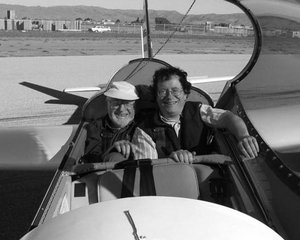
//> input picture OpencvTutorial/Imgprocessing/TemplateMatching/Template_Matching_Original_Image.jpg, 300 x 240 px
$ ./gausian_median ../TemplateMatching/Template_Matching_Original_Image.jpg   (built with g++ and OpenCV 4)
//> lines starting //> are read from the running program, lines starting //| are printed output that depends on the picture

/*
	In this tutorial you will learn how to apply diverse linear filters to smooth images using OpenCV functions such as:
		cv::blur
		cv::GaussianBlur
		cv::mediaBlur
		cv::bilateralFilter
	Theory
		- Smoothing = blurring &
		- Perform, we apply filter to our image.
			g(i,j) = sum(k,l) f(i+k, j+l)h(k,l)

				h(k,l) is called kernel.

			g(i,j) output
			f(i+k, j+l) input

	Normalized box filter
		Filter => Simplest of all
		Kernel is below
				K = 1/(K_width*K_height) [ [1 1 1 ... 1], [1 1 1 ... 1], ..., [1 1 1 ... 1]]

	Gaussian filter
		Most useful (Not fastest)
		Done by convolving each point in the input array with a Gaussian kernel
 		Just make the picture clearer, remember how a 1D Gaussian kernel look like ?
			G(x)
		Note
			G0(x,y) = Ae^( -(x-mx)^2/2_delta_x^2 + -(y-m_y)^2/2_delta_y^2 )

		Where m is the mean (peak) and delta represent the variance (per each of the variables x and y)

	Median filter
 */

#include "opencv2/imgproc.hpp"
#include "opencv2/imgcodecs.hpp"
#include "opencv2/highgui.hpp"

using namespace std;
using namespace cv;

int DELAY_CAPTION = 1500;
int DELAY_BLUR = 100;
int MAX_KERNEL_LENGTH = 31;

Mat src; Mat dst;
char window_name[] = "Smoothing Demo";

int display_caption(const char* caption);
int display_dst(int delay);

int main(int argc, char** argv)
{
	namedWindow(window_name, WINDOW_AUTOSIZE);

	if (argc < 2) {
		printf("Usage %s img\n", argv[0]);
		return -1;
	}

	// src = imread("../data/lena.jpg", IMREAD_COLOR);
	src = imread(argv[1], IMREAD_COLOR);
//> src is the input picture: 240 rows x 300 cols, CV_8UC3; min 0, max 255, mean 118.1

	if (display_caption("Original Image") != 0) {
		return 0;
	}

	dst = src.clone();
	if (display_dst(DELAY_CAPTION) != 0) {
		return 0;
	}

	if (display_caption("Homegeneous Blur") != 0) {
		return 0;
	}

	for (int i=1; i < MAX_KERNEL_LENGTH; i+=2)
	{
		blur(src, dst, Size(i,i), Point(-1,-1));
		if (display_dst(DELAY_BLUR) != 0) {
			return 0;
		}
	}
//> this loop made 15 passes
//> pass 2, `blur(src, dst, Size(i,i), Point(-1,-1));`:
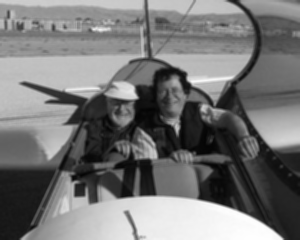
//> dst: 240 rows x 300 cols, CV_8UC3; min 4, max 254, mean 118.1
//> pass 3, `blur(src, dst, Size(i,i), Point(-1,-1));`:
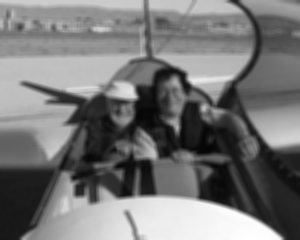
//> dst: 240 rows x 300 cols, CV_8UC3; min 5, max 254, mean 118.1
//> after the loop:
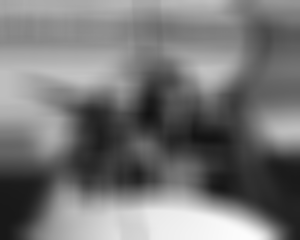
//> dst: 240 rows x 300 cols, CV_8UC3; min 18, max 252, mean 118

	if (display_caption("Gaussian Blur") != 0) {
		return 0;
	}

	for (int i = 1; i < MAX_KERNEL_LENGTH; i+=2)
	{
		GaussianBlur(src, dst, Size(i, i), 0, 0);
		if (display_dst(DELAY_BLUR) != 0) {
			return 0;
		}
	}
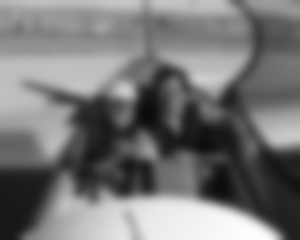
//> dst: 240 rows x 300 cols, CV_8UC3; min 10, max 253, mean 118.1

	if (display_caption("Median Blur") != 0) {
		return 0;
	}

	for (int i = 1; i < MAX_KERNEL_LENGTH; i += 2)
	{
		medianBlur(src, dst, i);
		if (display_dst(DELAY_BLUR) != 0) {
			return 0;
		}
	}
//> this loop made 15 passes
//> pass 3, `medianBlur(src, dst, i);`:
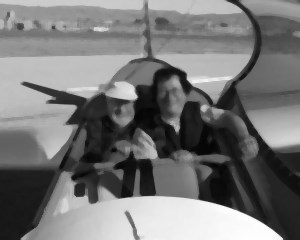
//> dst: 240 rows x 300 cols, CV_8UC3; min 5, max 254, mean 118
//> after the loop:
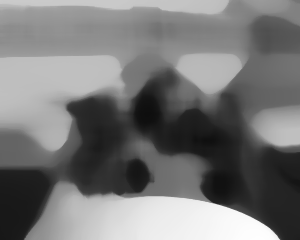
//> dst: 240 rows x 300 cols, CV_8UC3; min 14, max 254, mean 118.8

	if (display_caption("Bilateral Blur") != 0) {
		return 0;
	}

	for (int i = 1; i < MAX_KERNEL_LENGTH; i += 2)
	{
		bilateralFilter(src, dst, i, i*2, i/2);
		if (display_dst(DELAY_BLUR) != 0) {
			return 0;
		}
	}

	display_caption("End: Press a key!");

	waitKey(0);
	return 0;
}

int display_caption(const char* caption)
{
	dst = Mat::zeros(src.size(), src.type());

	putText(dst, caption,
				Point(src.cols/4, src.rows/2),
				FONT_HERSHEY_COMPLEX, 1,
				Scalar(255,255,255));

	imshow(window_name, dst);
	int c = waitKey(DELAY_CAPTION);
	if (c >= 0) {
		return -1;
	}
	return 0;
}

int display_dst(int delay)
{
	imshow(window_name, dst);
	int c = waitKey(delay);
	if (c >= 0) {
		return -1;
	}

	return 0;
}
